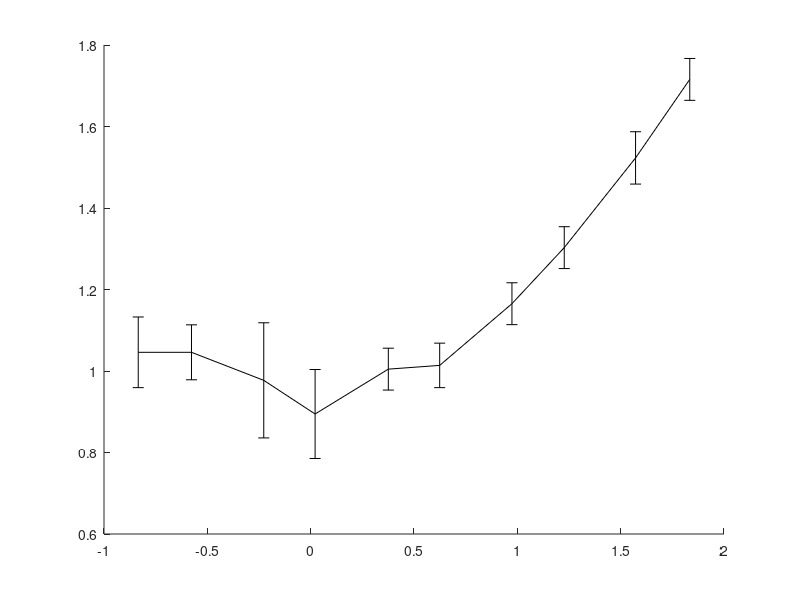

The MATLAB script that drew this image: (Note: this script raises an error after producing the figure.)
function generateFigureDorDavidsCappadociaTalk
    generateFig1()
    generateFig2()
end


function generateFig2()
    load('Fig2')
    expData.x = Fig2(:,1)
    expData.y = Fig2(:,2)
    expData.errorBar = (Fig2(:,4)-expData.y)*0.7;
    poolingData.x = Fig2(:,5);
    poolingData.y = Fig2(:,6);
    tmp= [...
-8.280802292264E-1	6.724137931034E-1;
-7.550143266476E-1	6.853448275862E-1;
-6.819484240688E-1	6.939655172414E-1;
-6.002865329513E-1	7.068965517241E-1;
-5.100286532951E-1	7.241379310345E-1;
-4.197707736390E-1	7.413793103448E-1;
-3.295128939828E-1	7.586206896552E-1;
-2.177650429799E-1	7.758620689655E-1;
-1.404011461318E-1	7.974137931034E-1;
-4.154727793696E-2	8.275862068966E-1;
3.151862464183E-2	8.448275862069E-1;
1.174785100287E-1	8.663793103448E-1;
1.905444126074E-1	8.836206896552E-1;
2.979942693410E-1	9.137931034483E-1;
3.968481375358E-1	9.568965517241E-1;
5.000000000000E-1	1.004310344828E0;
5.730659025788E-1	1.025862068966E0;
6.418338108883E-1	1.060344827586E0;
7.277936962751E-1	1.073275862069E0;
7.879656160458E-1	1.099137931034E0;
8.481375358166E-1	1.125000000000E0;
9.212034383954E-1	1.159482758621E0;
9.985673352436E-1	1.185344827586E0;
1.088825214900E0	1.219827586207E0;
1.183381088825E0	1.262931034483E0;
1.269340974212E0	1.297413793103E0;
1.342406876791E0	1.336206896552E0;
1.419770773639E0	1.375000000000E0;
1.492836676218E0	1.413793103448E0;
1.570200573066E0	1.452586206897E0;
1.660458452722E0	1.495689655172E0;
1.737822349570E0	1.521551724138E0;
1.819484240688E0	1.560344827586E0;];
    noSummationData.x = tmp(:,1);
    noSummationData.y = tmp(:,2);

    hFig = figure(2); clf;
    set(hFig, 'Position', [10 10 845 425], 'Color', [1 1 1]);
    errorbar(expData.x, expData.y, expData.errorBar, 'k-', 'MarkerSize', 1, 'LineWidth', 3.0);
    hold on;
    p1 = plot(expData.x, expData.y, 'ko-', 'MarkerSize', 16, 'MarkerFaceColor', [0.3 0.3 0.3], 'LineWidth', 3.0); 
    p2 = plot(poolingData.x, poolingData.y, 'r:', 'LineWidth', 4.0);
    p3 = plot(noSummationData.x, noSummationData.y, 'b-', 'LineWidth', 4.0, 'Color', [0.5 0.5 0.5]);
    
    legend([p1 p2 p3], {'mean data \pm 2 SD (condition 3)', 'Gaussian \sigma: 1.7 arcmin', 'no summation'}, 'Location', 'NorthWest')
    set(gca, 'XLim', [-1 2], 'YLim', [0.5 2], 'LineWidth', 1.0);
    set(gca, 'XTick', -1:1:2, 'YTick', 0:1:2);
    set(gca, 'FontSize', 30);
    grid on; box on
    xlabel('log stimulus area (arcmin^2)');
    ylabel('threshold energy');
    
    drawnow
    NicePlot.exportFigToPDF('fig2.pdf', hFig, 300);
end


function generateFig1()
    load('Fig1')
    expData.x = Fig1(:,1);
    expData.y = Fig1(:,2);
    expData.errorBar = (Fig1(:,8)-expData.y)*0.7;
    poolingData.x = Fig1(:,3);
    poolingData.y = Fig1(:,4);
    noSummationData.x = Fig1(:,5);
    noSummationData.y = Fig1(:,6);
    
    hFig = figure(1); clf;
    set(hFig, 'Position', [10 10 845 425], 'Color', [1 1 1]);
    errorbar(expData.x, expData.y, expData.errorBar, 'k-', 'MarkerSize', 1,  'LineWidth', 3.0); 
    hold on;
    p1 = plot(expData.x, expData.y, 'ko-', 'MarkerSize', 16, 'MarkerFaceColor', [0.3 0.3 0.3], 'LineWidth', 3.0); 
    p2 = plot(poolingData.x, poolingData.y, 'r:', 'LineWidth', 4.0);
    p3 = plot(noSummationData.x, noSummationData.y, 'b-', 'LineWidth', 4.0, 'Color', [0.5 0.5 0.5]);
    legend([p1 p2 p3], {'mean data \pm 2 SD (condition 1)', 'Gaussian \sigma: 1.7 arcmin', 'no summation'}, 'Location', 'NorthWest')
    set(gca, 'XLim', [-1 2], 'YLim', [0.5 2], 'LineWidth', 1.0);
    set(gca, 'XTick', -1:1:2, 'YTick', 0:1:2);
    set(gca, 'FontSize', 30);
    grid on; box on
    xlabel('log stimulus area (arcmin^2)');
    ylabel('threshold energy');
    
    drawnow
    NicePlot.exportFigToPDF('fig1.pdf', hFig, 300);
end

